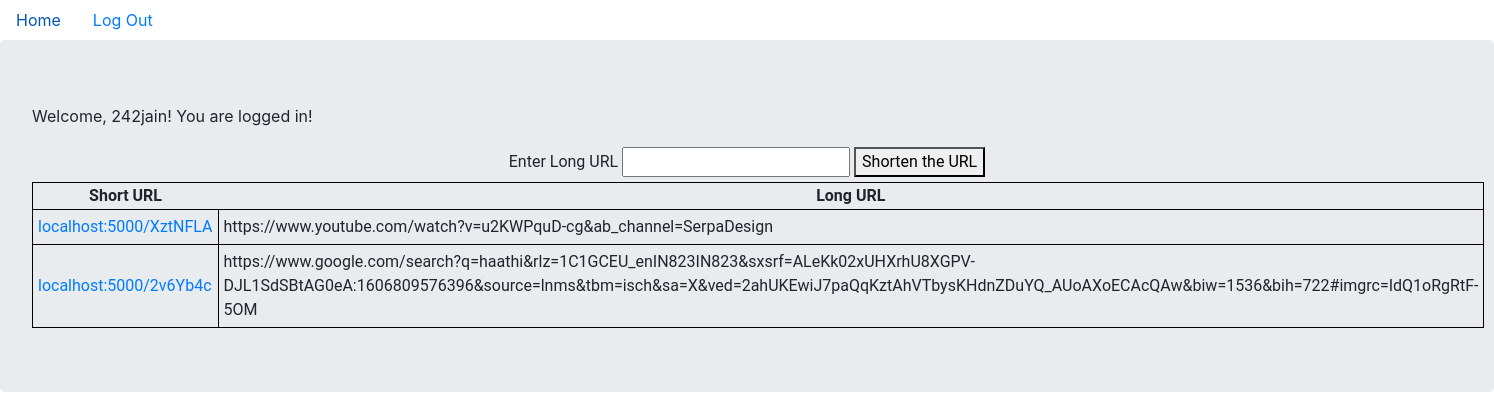
Screenshot of /welcome/17/x (signed in) with the database file from the repository.
### myproject/models.py (models this page shows, shortened)
class User(db.Model, UserMixin):
    __tablename__ = 'users'
    id = db.Column(db.Integer, primary_key = True)
    email = db.Column(db.String(64), unique=True, index=True)
    username = db.Column(db.String(64), unique=True, index=True)
    password_hash = db.Column(db.String(128))

class URL(db.Model):
    hash_id = db.Column(db.String(10), primary_key=True)
    short_url = db.Column(db.String(80), unique=True, nullable=False)
    long_url = db.Column(db.String(500), unique=True, nullable=False)
    user_id = db.Column(db.Integer, db.ForeignKey('users.id'))

### app.py (the view, shortened to what this page needs)
@app.route('/welcome/<int:userid>/<username>', methods=['POST', 'GET'])
@login_required
def welcome_user(userid, username):
    entries = URL.query.filter_by(user_id=userid)
    return render_template('welcome_user.html', userid=userid, username=username, entries=entries)

### myproject/models.py (called while the page is built)
@login_manager.user_loader
def load_user(user_id):
    return User.query.get(user_id)

### myproject/templates/welcome_user.html
{% extends "base.html" %}
{% block content %}
<div class="jumbotron">
  {% if current_user.is_authenticated %}
  	<p>Welcome, {{ current_user.username }}! You are logged in!</p>
	<div id="main_div">
			<div id="form_div" class="center-on-page">
				<form action="{{ url_for('welcome_user', userid=userid, username=username) }}" method='POST'>
					<label>Enter Long URL</label>
					<input type="text" name="long_url">
					<button type="submit">Shorten the URL</button>
				</form>
			</div>
			{% if entries %}
			<div id='table_div'>
				<table>
					<thead>
						<tr style="text-align:center">
							<th>Short URL</th>
							<th>Long URL</th>
						</tr>
					</thead>
					<tbody>
						{% for entry in entries %}
						<tr>
							<td><a href={{entry.long_url}} target='_blank'>{{ entry.short_url }}</a></td>
							<td>{{ entry.long_url }}</td>
						</tr>
						{% endfor %}
					</tbody>
				</table>
			</div>
			{% endif %}
		</div>
  {% else %}
    <p>Please login or register!</p>
  {% endif %}
</div>
{% endblock %}

### myproject/templates/base.html (style rules this page uses)
body { background-color: #dfe6e9 }
#main_div { font-family:'Roboto', sans-serif; text-align:center; }
.center-on-page { width:80%; margin: auto; float:center; }
#form_div { height:25%; margin-top:0%; padding-top: 3px; }
button { border-radius: .25em; cursor:pointer; }
table { border-collapse: collapse; margin:auto; text-align: left; }
tr, td { padding: 5px; border: 1px solid black; }

### rows the page displays
User: username "242jain"
URL: short_url "localhost:5000/XztNFLA", long_url "https://www.youtube.com/watch?v=u2KWPquD-cg&ab_channel=SerpaDesign"
URL: short_url "localhost:5000/2v6Yb4c", long_url "https://www.google.com/search?q=haathi&rlz=1C1GCEU_enIN823IN823&sxsrf=ALeKk02xUHXrhU8XGPV-DJL1SdSBtAG0eA:1606809576396&source=lnms&tbm=isch&sa=X&ved=2ahUKEwiJ7paQqKztAhVTbysKHdnZDuYQ_AUoAXoECAcQAw&biw=1536&bih=722#imgrc=IdQ1oRgRtF-5OM"
